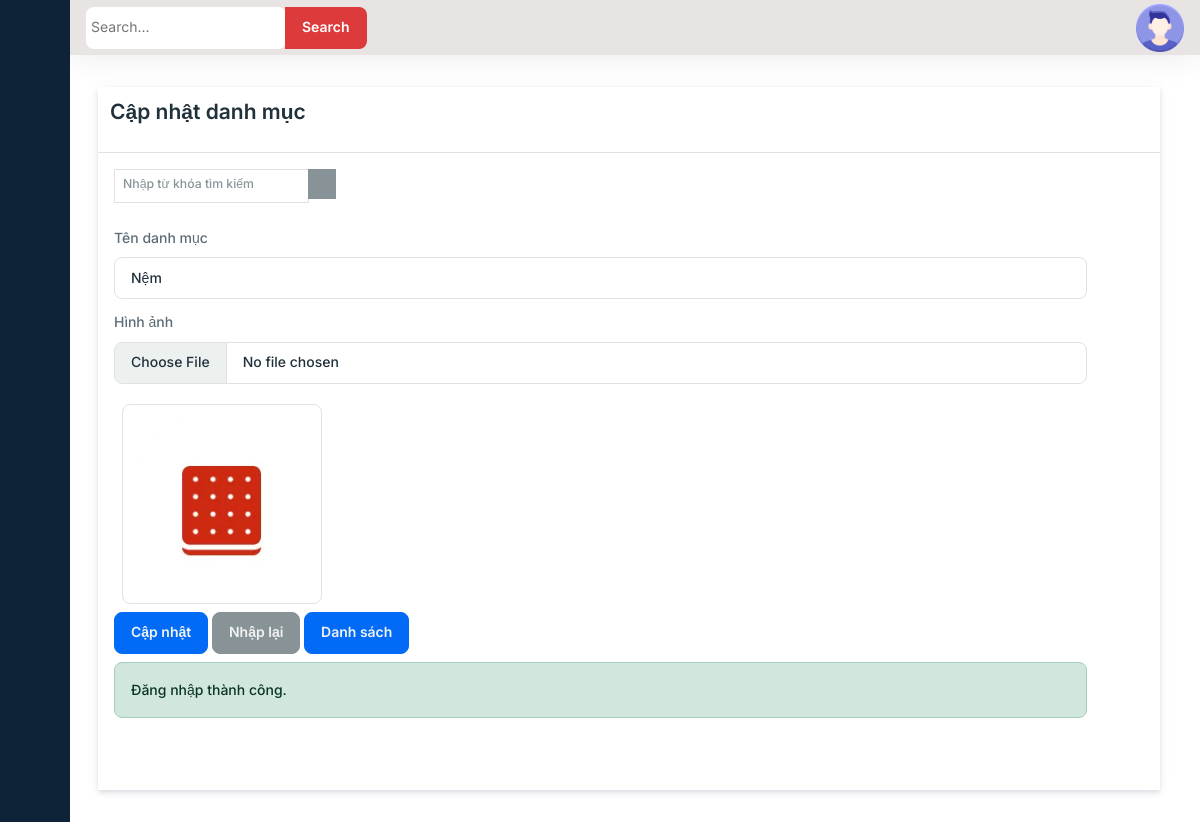
The app's page /admin?ctl=editdm&id=6 (signed in) with its own data.
### tables this page shows
CREATE TABLE `categories` (
  `id` int NOT NULL,
  `cate_name` varchar(255) NOT NULL,
  `image` varchar(255) NOT NULL,
  `soft_delete` tinyint(1) NOT NULL DEFAULT '0'
);

### common/function.php (called while the page is built, shortened)
<?php
function view($path_view, $data = [])
{
    extract($data);
    $path_view = str_replace(".", "/", $path_view);
    include_once ROOT_DIR . "views/$path_view.php";
}

### controllers/admin/AdminCategoryController.php (called while the page is built, shortened)
<?php
class AdminCategoryController
{
  public function edit()
  {
    $id = $_GET['id'];
    $category = (new Category)->find($id);
    return view(
      "admin.categories.edit",
      compact('category', 'title')
    );
  }
}

### admin/index.php (called while the page is built, shortened)
<?php
require_once __DIR__ . "/../common/function.php";
require_once __DIR__ . "/../models/BaseModel.php";
require_once __DIR__ . "/../models/Category.php";
require_once __DIR__ . "/../controllers/admin/AdminCategoryController.php";
$ctl = $_GET['ctl'] ?? "";
match ($ctl) {
    '' => (new AdminStatisticsController)->index(),
    'profile' => (new AdminUserController)->profile(),
    'listsp' => (new AdminProductController)->index(),
    'addsp' => (new AdminProductController)->create(),
    'storesp' => (new AdminProductController)->store(),
    'deletesp' => (new AdminProductController)->delete(),
    'editsp' => (new AdminProductController)->edit(),
    'updatesp' => (new AdminProductController)->update(),
    'listdm' => (new AdminCategoryController)->index(),
    'adddm' => (new AdminCategoryController)->create(),
    'storedm' => (new AdminCategoryController)->store(),
    'deletedm' => (new AdminCategoryController)->delete(),
    'editdm' => (new AdminCategoryController)->edit(),
    'updatedm' => (new AdminCategoryController)->update(),
    'listuser' => (new AdminUserController)->index(),
    'adduser' => (new AdminUserController)->create(),
    'storedm' => (new AdminUserController)->store(),
    'deleteuser' => (new AdminUserController)->delete(),
    'edituser' => (new AdminUserController)->edit(),
    'updateuser' => (new AdminUserController)->update(),
    'listcomment' => (new AdminCommentController)->index(),
    'deletecomment' => (new AdminCommentController)->delete(),
    'list-order' => (new OrderController) ->index(),
    'detail-order' =>(new OrderController) ->showOrder(),
    default => view('errors.404'),
};

### models/BaseModel.php (called while the page is built, shortened)
<?php
class BaseModel
{
    public function __construct()
    {
        try {
            $this->conn = new PDO("mysql:host=localhost; dbname=du-an-1; charset=utf8; port=3306", "root", "");
        } catch (PDOException $e) {
            echo "Lỗi kết nối CSDL: " . $e->getMessage();
        }
    }
}

### models/Category.php (called while the page is built, shortened)
<?php
class Category extends BaseModel
{
    public function find($id)
    {
        $sql = "SELECT * FROM categories WHERE id=:id";
        $stmt = $this->conn->prepare($sql);
        $stmt->execute(['id' => $id]);
        return $stmt->fetch(PDO::FETCH_ASSOC);
    }
}

### views/admin/categories/edit.php (the view, shortened to what this page needs)
<?php include ROOT_DIR . "views/admin/sidebar.php"; ?>
<div class="main">
    <?php include ROOT_DIR . "views/admin/header.php" ?>
    <main class="container-fluid content px-3 py-4">
        <div class="shadow bg-white pb-5 mt-4 ms-4 mb-4 col-md-11" style="width: 96%;">
            <div>
                <h4 class="p-3">Cập nhật danh mục</h4>
            </div>
            <hr>
            <div class="d-flex justify-content-between align-items-center">
                <form action="" class="ms-4">
                    <div class="input-group input-group-sm">
                        <input class="form-control rounded-0 mb-2 pb-2" type="search" id="search" name="search" placeholder="Nhập từ khóa tìm kiếm" aria-label="Sizing example input" aria-describedby="inputGroup-sizing-sm">
                        <div class="input-group-sm">
                            <button type="button" class="btn btn-secondary rounded-0">
                            </button>
                        </div>
                    </div>
                </form>
            </div>
            <form action="<?= ADMIN_URL . '?ctl=updatedm' ?>" class="pb-5 mt-4 ms-4 mb-4 col-md-11" method="POST" enctype="multipart/form-data">
                <div class="form-group">
                    <label for="cate_name">Tên danh mục</label>
                    <input type="text" class="form-control mt-2 mb-3" name="cate_name" required value="<?= $category['cate_name'] ?>">
                </div>
                <div class="form-group">
                    <label for="image">Hình ảnh</label>
                    <input type="file" class="form-control mt-2 mb-3" name="image">
                    <?php if (!empty($category['image'])): ?>
                        <img src="<?= ROOT_URL . $category['image'] ?>" alt="Hình ảnh danh mục" class="img-thumbnail m-2" style="max-width: 200px; height: auto;">
                    <?php else: ?>
                        <p>Chưa có hình ảnh</p>
                    <?php endif; ?>
                </div>
                <button type="submit" class="btn btn-info text-light" name="submitFormUpdateCategory">Cập nhật</button>
                <button type="reset" class="btn btn-secondary text-light">Nhập lại</button>
                <a href="<?= ADMIN_URL . '?ctl=listdm' ?>" class="btn btn-info text-light">Danh sách</a>
                <?php
                    if (isset($_SESSION['message'])) {
                        echo "<div class='alert alert-success mt-2'>" . $_SESSION['message'] . "</div>";
                    }
                ?>
            </form>
        </div>
</div>
</div>

### assets/css/admin.css (style rules this page uses)
a { text-decoration: none; }
body { font-family: 'Poppins', sans-serif; }
.main { display: flex; flex-direction: column; min-height: 100vh; width: 100%; overflow: hidden; transition: all 0.35s ease-in-out; background-color: #fff; min-width: 0; }

### records on screen
categories: cate_name "Nệm", image (picture)

### other values on screen
$_SESSION['message'] "Đăng nhập thành công."
